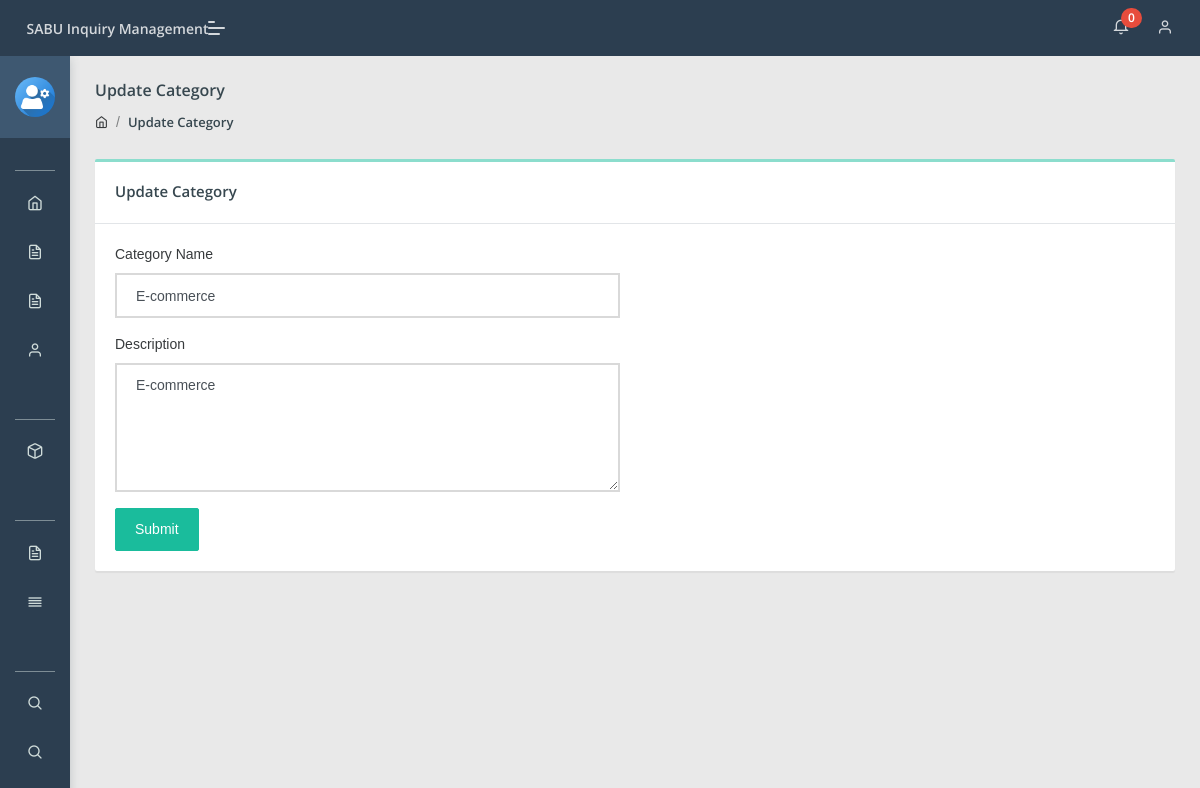
The page /admin/edit-category.php?id=1 (signed in) on the database as committed earlier.
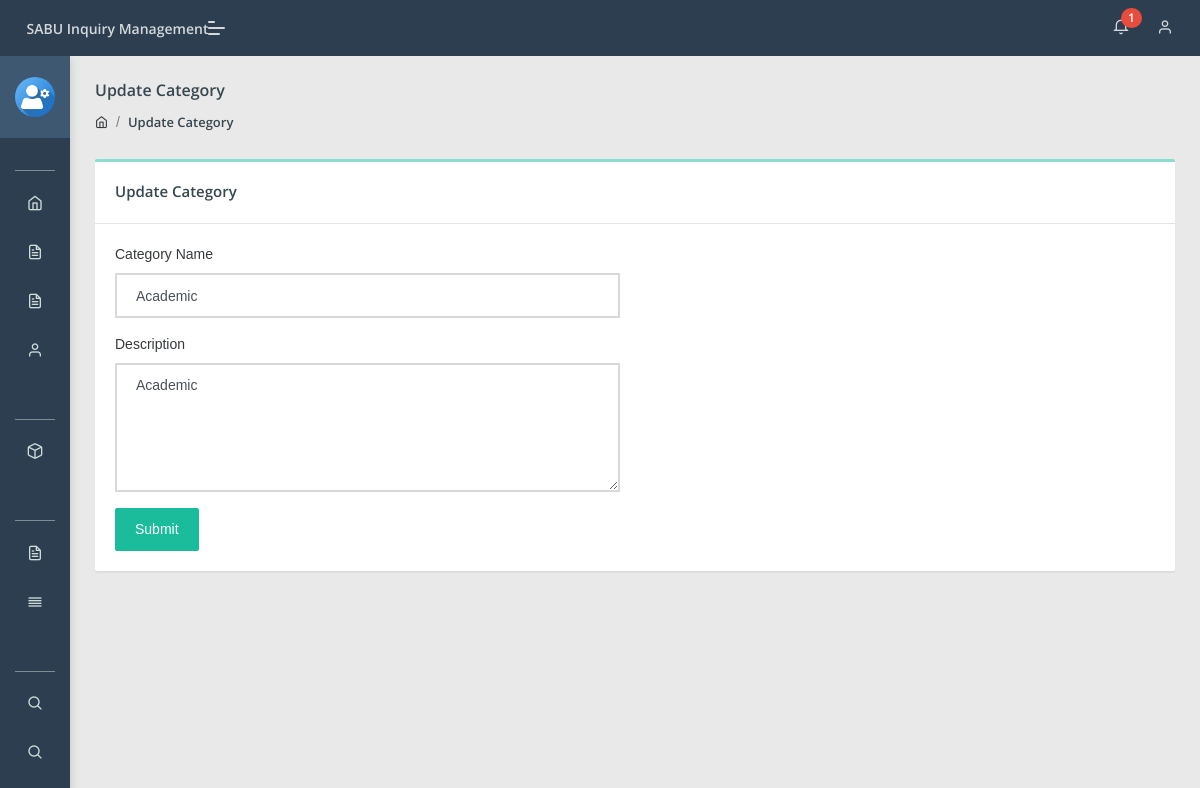
The same page on the database as committed later.
### tables this page shows
CREATE TABLE `category` (
  `id` int NOT NULL,
  `categoryName` varchar(255) DEFAULT NULL,
  `categoryDescription` longtext,
  `creationDate` timestamp NULL DEFAULT CURRENT_TIMESTAMP,
  `updationDate` timestamp NULL DEFAULT NULL ON UPDATE CURRENT_TIMESTAMP
);

### admin/edit-category.php (the view, shortened to what this page needs)
<?php
include('include/config.php');
if(strlen($_SESSION['aid'])==0)
	{
header('location:index.php');
}
else{
	?>
<!DOCTYPE html>
<html lang="en">
<head>
    <link rel="stylesheet" href="assets/css/style.css">
</head>
<body class="">
	<?php include('include/sidebar.php');?>
	<?php include('include/header.php');?>
<section class="pcoded-main-container">
    <div class="pcoded-content">
        <div class="page-header">
            <div class="page-block">
                <div class="row align-items-center">
                    <div class="col-md-12">
                        <div class="page-header-title">
                            <h5 class="m-b-10">Update Category</h5>
                        </div>
                        <ul class="breadcrumb">
                            <li class="breadcrumb-item"><a href="dashboard.php"><i class="feather icon-home"></i></a></li>
                            <li class="breadcrumb-item"><a href="category.php">Update Category</a></li>
                        </ul>
                    </div>
                </div>
            </div>
        </div>
        <div class="row">
            <div class="col-sm-12">
                <div class="card">
                    <div class="card-header">
                        <h5>Update Category</h5>
                    </div>
                    <div class="card-body">
                        <div class="row">
                            <div class="col-md-6">
                            	<?php
$id=intval($_GET['id']);
$query=mysqli_query($con,"select * from category where id='$id'");
while($row=mysqli_fetch_array($query))
{
?>
                                <form method="post">
                                    <div class="form-group">
                                        <label for="exampleInputEmail1">Category Name</label>
                                        <input type="text" value="<?php echo  htmlentities($row['categoryName']);?>"  name="category" class="form-control" required>
                                    </div>
                                      <div class="form-group">
                                        <label for="exampleInputEmail1">Description</label>
                                        <textarea class="form-control" name="description" rows="5"><?php echo  htmlentities($row['categoryDescription']);?></textarea>
                                    </div>
                                    <button type="submit" class="btn  btn-primary" name="submit">Submit</button>
                                </form><?php } ?>
                            </div>
                        </div>
                    </div>
                </div>
            </div>
        </div>
    </div>
</section>
</body>
</html>
<?php } ?>

### admin/include/header.php (shortened to what this page needs)
<header class="navbar pcoded-header navbar-expand-lg navbar-light header-dark">
				<div class="m-header">
					<a class="mobile-menu" id="mobile-collapse" href="#!"><span></span></a>
					<a href="dashboard.php" class="b-brand">
						<strong>SABU Inquiry Management</strong>
					</a>
				</div>
				<div class="collapse navbar-collapse">
					<ul class="navbar-nav ml-auto">
						<li>
							<div class="dropdown">
								<a class="dropdown-toggle" href="#" data-toggle="dropdown">
									<i class="icon feather icon-bell"></i>
									<?php
$rt = mysqli_query($con,"select tblinquiries.*,users.fullName as name from tblinquiries join users on users.id=tblinquiries.userId where tblinquiries.status is null");
$num1 = mysqli_num_rows($rt);
?>
									<span class="badge badge-pill badge-danger"><?php echo htmlentities($num1)?></span>
								</a>
							</div>
						</li>
						<li>
							<div class="dropdown drp-user">
								<a href="#" class="dropdown-toggle" data-toggle="dropdown">
									<i class="feather icon-user"></i>
								</a>
							</div>
						</li>
					</ul>
				</div>
	</header>

Rows that differ between the two databases and show on the page:
changed category: category "E-commerce" → "Academic"; description "E-commerce" → "Academic"
Other text that changed with them:
$num1: "0" → "1"
